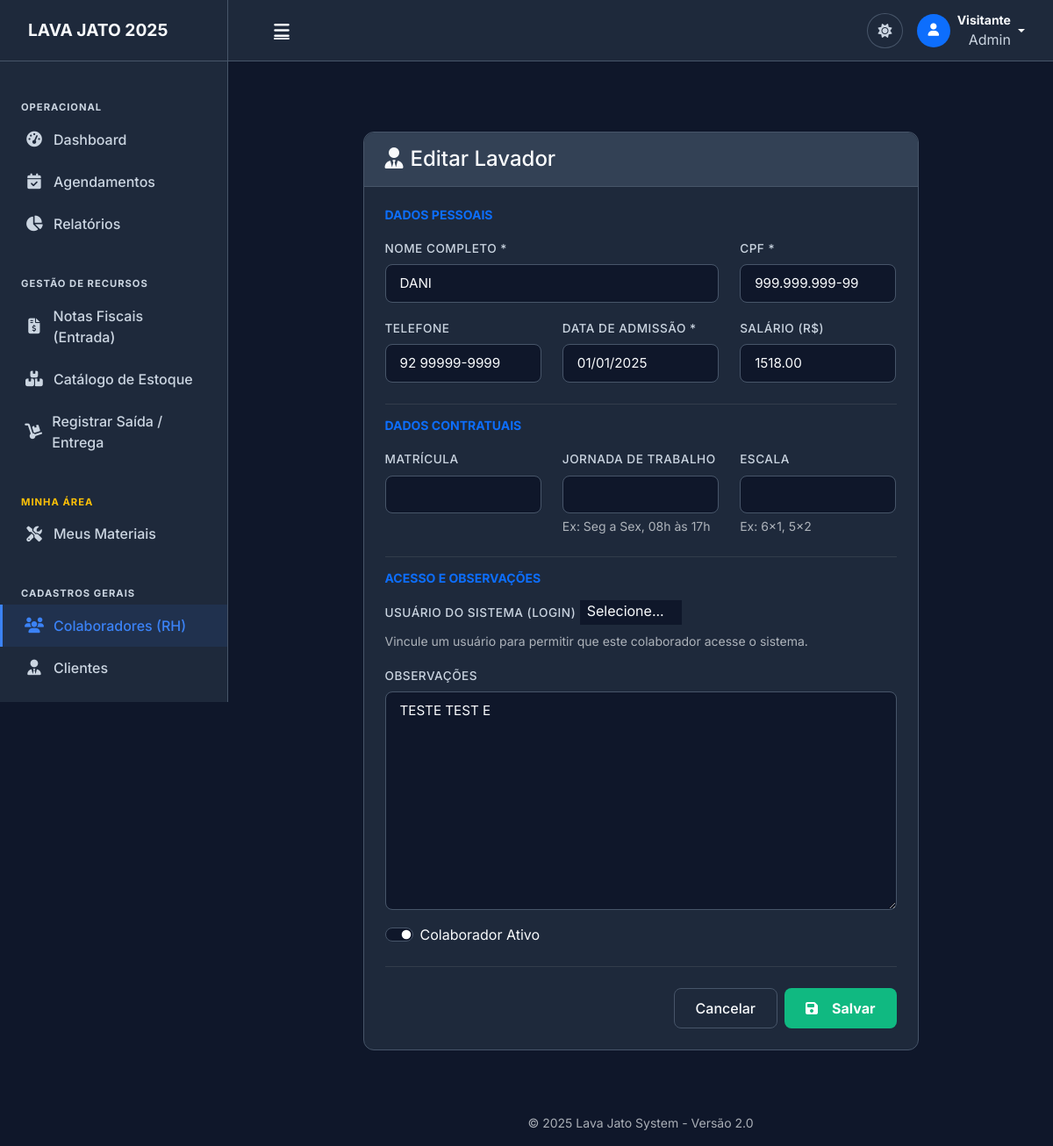
Page /lavadores/5/edit/ on the committed database.
### clientes/models.py (models this page shows, shortened)
class Lavador(models.Model):
    nome = models.CharField('Nome Completo', max_length=200)
    usuario = models.OneToOneField(
        User,
        on_delete=models.SET_NULL,
        null=True,
        blank=True,
        related_name='lavador_perfil',
        verbose_name="Usuário do Sistema"
    )
    cpf = models.CharField('CPF', max_length=14, unique=True)
    matricula = models.CharField('Matrícula', max_length=20, unique=True, blank=True, null=True)
    jornada_trabalho = models.CharField('Jornada de Trabalho', max_length=100, blank=True)
    escala_trabalho = models.CharField('Escala', max_length=50, blank=True)
    telefone = models.CharField('Telefone', max_length=20, blank=True)
    data_admissao = models.DateField('Data de Admissão')
    salario = models.DecimalField('Salário', max_digits=10, decimal_places=2, null=True, blank=True)
    observacoes = models.TextField('Observações', blank=True)
    ativo = models.BooleanField('Ativo', default=True)
    class Meta:
        verbose_name = 'Colaborador'
        verbose_name_plural = 'Colaboradores (RH)'
        ordering = ['nome']

### clientes/views.py (the view)
# urls.py: path("lavadores/<int:pk>/edit/", views.lavador_update, name="lavador_update"),
def lavador_update(request, pk):
    lavador = get_object_or_404(Lavador, pk=pk)
    if request.method == 'POST':
        form = LavadorForm(request.POST, instance=lavador)
        if form.is_valid():
            form.save()
            messages.success(request, 'Lavador atualizado com sucesso!')
            return redirect('lavador_list')
    else:
        form = LavadorForm(instance=lavador)
    return render(request, 'clientes/lavador_form.html', {'form': form, 'action': 'Editar Lavador'})

### clientes/forms.py
class LavadorForm(FormStyleMixin, forms.ModelForm):
    class Meta:
        model = Lavador
        fields = '__all__'

### templates/clientes/lavador_form.html (shortened to what this page needs)
{% extends 'base/base.html' %}
{% load static %}
{% block content %}
<div class="container mt-5">
    <div class="row justify-content-center">
        <div class="col-lg-9">
            <div class="card-custom">
                <div class="card-header-custom">
                    <h4 class="mb-0">
                        <i class="fas fa-user-tie me-2"></i>{{ action }}
                    </h4>
                </div>
                <div class="card-body p-4">
                    <form method="post" novalidate>
                        <h6 class="text-primary text-uppercase fw-bold mb-3 small">Dados Pessoais</h6>
                        <div class="row g-3 mb-4">
                            <div class="col-md-8">
                                <label class="form-label">Nome Completo *</label>
                                {{ form.nome }}
                            </div>
                            <div class="col-md-4">
                                <label class="form-label">CPF *</label>
                                {{ form.cpf }}
                            </div>
                            <div class="col-md-4">
                                <label class="form-label">Telefone</label>
                                {{ form.telefone }}
                            </div>
                            <div class="col-md-4">
                                <label class="form-label">Data de Admissão *</label>
                                {{ form.data_admissao }}
                            </div>
                            <div class="col-md-4">
                                <label class="form-label">Salário (R$)</label>
                                {{ form.salario }}
                            </div>
                        </div>
                        <h6 class="text-primary text-uppercase fw-bold mb-3 small border-top pt-3 border-secondary border-opacity-25">Dados Contratuais</h6>
                        <div class="row g-3 mb-4">
                            <div class="col-md-4">
                                <label class="form-label">Matrícula</label>
                                {{ form.matricula }}
                            </div>
                            <div class="col-md-4">
                                <label class="form-label">Jornada de Trabalho</label>
                                {{ form.jornada_trabalho }}
                                <div class="form-text small text-muted">Ex: Seg a Sex, 08h às 17h</div>
                            </div>
                            <div class="col-md-4">
                                <label class="form-label">Escala</label>
                                {{ form.escala_trabalho }}
                                <div class="form-text small text-muted">Ex: 6x1, 5x2</div>
                            </div>
                        </div>
                        <h6 class="text-primary text-uppercase fw-bold mb-3 small border-top pt-3 border-secondary border-opacity-25">Acesso e Observações</h6>
                        <div class="row g-3 mb-3">
                            <div class="col-md-12">
                                <label class="form-label">Usuário do Sistema (Login)</label>
                                <div class="form-text small text-muted">Vincule um usuário para permitir que este colaborador acesse o sistema.</div>
                            </div>
                            <div class="col-12">
                                <label class="form-label">Observações</label>
                                {{ form.observacoes }}
                            </div>
                        </div>
                        <div class="mb-4">
                            <div class="form-check form-switch">
                                {{ form.ativo }}
                                <label class="form-check-label" for="{{ form.ativo.id_for_label }}">
                                    Colaborador Ativo
                                </label>
                            </div>
                        </div>
                        <hr class="border-secondary opacity-25 my-4">
                        <div class="d-flex justify-content-end gap-2">
                            <a href="{% url 'lavador_list' %}" class="btn btn-outline-secondary px-4">
                                Cancelar
                            </a>
                            <button type="submit" class="btn btn-success-custom px-4 fw-bold">
                                <i class="fas fa-save me-2"></i> Salvar
                            </button>
                        </div>
                    </form>
                </div>
            </div>
        </div>
    </div>
</div>
{% endblock %}

### static/css/base.css (style rules this page uses)
:root { --color-scheme: dark; --primary-color: #3b82f6; --primary-dark: #2563eb; --success-color: #10b981; --background-color: #0f172a; --card-bg: #1e293b; --card-header-bg: #334155; --hover-bg: #334155; --input-bg: #0f172a; --input-focus-bg: #1e293b; --border-color: #475569; --text-light: #f8fafc; --text-muted: #cbd5e1; --text-placeholder: #64748b; }
body { background-color: var(--background-color) !important; color: var(--text-light) !important; font-family: 'Inter', sans-serif; transition: background-color 0.3s, color 0.3s; }
input, select, textarea, .form-control, .form-select { background-color: var(--input-bg) !important; color: var(--text-light) !important; border-color: var(--border-color) !important; }
.form-control::placeholder { color: var(--text-placeholder) !important; }
a { color: var(--primary-color); text-decoration: none; }
i { color: inherit; }
.row { --bs-gutter-x: 1.5rem; margin-right: calc(-.5 * var(--bs-gutter-x)); margin-left: calc(-.5 * var(--bs-gutter-x)); }
.row > * { padding-right: calc(var(--bs-gutter-x) * .5); padding-left: calc(var(--bs-gutter-x) * .5); }

### static/css/components.css (style rules this page uses)
.card-custom { background-color: var(--card-bg); border: 1px solid var(--border-color); border-radius: 0.75rem; box-shadow: var(--shadow-md); margin-bottom: 1.5rem; transition: transform 0.2s ease, box-shadow 0.2s ease; overflow: hidden; }
.card-header-custom { background-color: var(--card-header-bg); border-bottom: 1px solid var(--border-color); padding: 1rem 1.5rem; border-radius: 0.75rem 0.75rem 0 0; font-weight: 600; color: var(--text-light); display: flex; align-items: center; justify-content: space-between; }
.card-body { padding: 1.5rem; color: var(--text-light); }
.form-label { color: var(--text-muted); font-weight: 500; font-size: 0.85rem; margin-bottom: 0.5rem; text-transform: uppercase; letter-spacing: 0.5px; }
.form-control, .form-select { background-color: var(--input-bg) !important; border: 1px solid var(--border-color); color: var(--text-light) !important; border-radius: 0.5rem; padding: 0.6rem 1rem; font-size: 0.95rem; transition: all 0.2s; }
.form-control::placeholder { color: var(--text-placeholder); }
.btn { font-weight: 500; border-radius: 0.5rem; padding: 0.6rem 1.2rem; transition: all 0.2s; display: inline-flex; align-items: center; justify-content: center; gap: 0.5rem; }
.btn-success-custom { background-color: var(--success-color); color: #fff; border: none; }
.btn-outline-secondary { color: var(--text-light); border-color: var(--border-color); }
.card-custom { background-color: var(--card-bg) !important; border: 1px solid var(--border-color) !important; color: var(--text-light) !important; }
.card-header-custom { background-color: var(--card-header-bg) !important; color: var(--text-light) !important; border-bottom: 1px solid var(--border-color) !important; }

### static/css/pages.css (style rules this page uses)
:root { --sidebar-width: 260px; --sidebar-width-collapsed: 70px; --header-height: 70px; }

### static/css/layout_sistematico.css (style rules this page uses)
:root { --sidebar-width: 260px; --sidebar-width-collapsed: 70px; --header-height: 70px; }

### rows in the picture
Lavador: nome "DANI", cpf "999.999.999-99", telefone "92 99999-9999", data_admissao "01/01/2025", salario "1518.00", observacoes "TESTE TEST E", ativo "☑"

### other values in the picture
{{ user.username|default:"Visitante" }} "Visitante"
{{ action }} "Editar Lavador"
